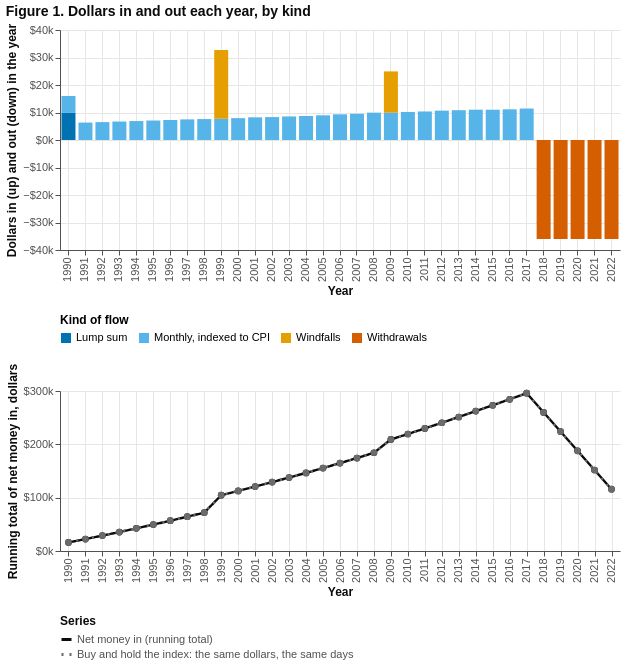

Here is the notebook cell this chart was saved with:
### Markdown cell above
**Figure 1.** Dollars in and out each year, stacked by kind (top), and the running total of net money in with the index base case on the same dollars and the same days (bottom). **Tooltip:** on a bar, the year, the kind of flow, the dollars and the number of flows that year; on the running total, the year end and the net money in so far. Hover over any mark for its exact values; drag to pan and scroll to zoom (JupyterLab or VS Code; elsewhere the picture is static).

### Code cell
kinds = {"initial": ("Lump sum", tp.PALETTE[0]), "periodic": ("Monthly, indexed to CPI", tp.PALETTE[4]),
         "extra": ("Windfalls", tp.AMBER), "withdrawal": ("Withdrawals", tp.PALETTE[1])}
show(pch.flows_chart(plans["tfsa"], strategy_label=DOGS_LABEL, index_label=INDEX_LABEL, title="Figure 1. Dollars in and out each year, by kind"))

tab1 = pd.DataFrame({"Flows": FL.groupby("kind").size().reindex(list(kinds)), "Dollars": FL.groupby("kind")["amount"].sum().reindex(list(kinds))})
tab1.index = [kinds[k][0] for k in tab1.index]
tab1.loc["Net money in (the same for the index)"] = [len(FL), FL["amount"].sum()]
print("Table 1. The plan's flows, 1990-2022 (the index receives the same flows)")
tab1.style.format({"Flows": "{:,.0f}", "Dollars": "${:,.0f}"})

### Figure 1 — Vega-Lite specification as saved in the notebook (floating-point values rounded to 4 significant figures)
{"$schema": "https://vega.github.io/schema/vega-lite/v5.20.1.json", "config": {"axis": {"domainColor": "#52514e", "grid": true, "gridColor": "#E6E6E6", "labelColor": "#52514e", "labelFontSize": 11, "tickColor": "#52514e", "titleColor": "#0b0b0b", "titleFontSize": 12}, "legend": {"labelFontSize": 11, "titleFontSize": 12}, "title": {"anchor": "start", "color": "#0b0b0b", "fontSize": 14, "subtitleColor": "#52514e"}, "view": {"continuousHeight": 300, "continuousWidth": 300, "stroke": null}}, "datasets": {"data-937b6819e3016d8854aea536d6afe2fc": [{"amount": 10000.0, "flows": 1, "kind": "Lump sum", "order": 0, "year": 1990}, {"amount": 6000.0, "flows": 12, "kind": "Monthly, indexed to CPI", "order": 1, "year": 1990}, {"amount": 6339.0, "flows": 12, "kind": "Monthly, indexed to CPI", "order": 1, "year": 1991}, {"amount": 6504.0, "flows": 12, "kind": "Monthly, indexed to CPI", "order": 1, "year": 1992}, {"amount": 6716.0, "flows": 12, "kind": "Monthly, indexed to CPI", "order": 1, "year": 1993}, {"amount": 6885.0, "flows": 12, "kind": "Monthly, indexed to CPI", "order": 1, "year": 1994}, {"amount": 7078.0, "flows": 12, "kind": "Monthly, indexed to CPI", "order": 1, "year": 1995}, {"amount": 7272.0, "flows": 12, "kind": "Monthly, indexed to CPI", "order": 1, "year": 1996}, {"amount": 7493.0, "flows": 12, "kind": "Monthly, indexed to CPI", "order": 1, "year": 1997}, {"amount": 7611.0, "flows": 12, "kind": "Monthly, indexed to CPI", "order": 1, "year": 1998}, {"amount": 7738.0, "flows": 12, "kind": "Monthly, indexed to CPI", "order": 1, "year": 1999}, {"amount": 25000.0, "flows": 1, "kind": "Windfalls", "order": 2, "year": 1999}, {"amount": 7950.0, "flows": 12, "kind": "Monthly, indexed to CPI", "order": 1, "year": 2000}, {"amount": 8246.0, "flows": 12, "kind": "Monthly, indexed to CPI", "order": 1, "year": 2001}, {"amount": 8341.0, "flows": 12, "kind": "Monthly, indexed to CPI", "order": 1, "year": 2002}, {"amount": 8557.0, "flows": 12, "kind": "Monthly, indexed to CPI", "order": 1, "year": 2003}, {"amount": 8722.0, "flows": 12, "kind": "Monthly, indexed to CPI", "order": 1, "year": 2004}, {"amount": 8981.0, "flows": 12, "kind": "Monthly, indexed to CPI", "order": 1, "year": 2005}, {"amount": 9339.0, "flows": 12, "kind": "Monthly, indexed to CPI", "order": 1, "year": 2006}, {"amount": 9533.0, "flows": 12, "kind": "Monthly, indexed to CPI", "order": 1, "year": 2007}, {"amount": 9941.0, "flows": 12, "kind": "Monthly, indexed to CPI", "order": 1, "year": 2008}, {"amount": 9944.0, "flows": 12, "kind": "Monthly, indexed to CPI", "order": 1, "year": 2009}, {"amount": 15000.0, "flows": 1, "kind": "Windfalls", "order": 2, "year": 2009}, {"amount": 10210.0, "flows": 12, "kind": "Monthly, indexed to CPI", "order": 1, "year": 2010}, {"amount": 10370.0, "flows": 12, "kind": "Monthly, indexed to CPI", "order": 1, "year": 2011}, {"amount": 10670.0, "flows": 12, "kind": "Monthly, indexed to CPI", "order": 1, "year": 2012}, {"amount": 10850.0, "flows": 12, "kind": "Monthly, indexed to CPI", "order": 1, "year": 2013}, {"amount": 11020.0, "flows": 12, "kind": "Monthly, indexed to CPI", "order": 1, "year": 2014}, {"amount": 11010.0, "flows": 12, "kind": "Monthly, indexed to CPI", "order": 1, "year": 2015}, {"amount": 11160.0, "flows": 12, "kind": "Monthly, indexed to CPI", "order": 1, "year": 2016}, {"amount": 11440.0, "flows": 12, "kind": "Monthly, indexed to CPI", "order": 1, "year": 2017}, {"amount": -36000.0, "flows": 12, "kind": "Withdrawals", "order": 3, "year": 2018}, {"amount": -36000.0, "flows": 12, "kind": "Withdrawals", "order": 3, "year": 2019}, {"amount": -36000.0, "flows": 12, "kind": "Withdrawals", "order": 3, "year": 2020}, {"amount": -36000.0, "flows": 12, "kind": "Withdrawals", "order": 3, "year": 2021}, {"amount": -36000.0, "flows": 12, "kind": "Withdrawals", "order": 3, "year": 2022}], "data-e6e7ed498e7c3afc235304a1fa706d76": [{"dollars": 16000.0, "series": "Net money in (running total)", "year": 1990}, {"dollars": 22340.0, "series": "Net money in (running total)", "year": 1991}, {"dollars": 28840.0, "series": "Net money in (running total)", "year": 1992}, {"dollars": 35560.0, "series": "Net money in (running total)", "year": 1993}, {"dollars": 42440.0, "series": "Net money in (running total)", "year": 1994}, {"dollars": 49520.0, "series": "Net money in (running total)", "year": 1995}, {"dollars": 56790.0, "series": "Net money in (running total)", "year": 1996}, {"dollars": 64290.0, "series": "Net money in (running total)", "year": 1997}, {"dollars": 71900.0, "series": "Net money in (running total)", "year": 1998}, {"dollars": 104600.0, "series": "Net money in (running total)", "year": 1999}, {"dollars": 112600.0, "series": "Net money in (running total)", "year": 2000}, {"dollars": 120800.0, "series": "Net money in (running total)", "year": 2001}, {"dollars": 129200.0, "series": "Net money in (running total)", "year": 2002}, {"dollars": 137700.0, "series": "Net money in (running total)", "year": 2003}, {"dollars": 146500.0, "series": "Net money in (running total)", "year": 2004}, {"dollars": 155400.0, "series": "Net money in (running total)", "year": 2005}, {"dollars": 164800.0, "series": "Net money in (running total)", "year": 2006}, {"dollars": 174300.0, "series": "Net money in (running total)", "year": 2007}, {"dollars": 184200.0, "series": "Net money in (running total)", "year": 2008}, {"dollars": 209200.0, "series": "Net money in (running total)", "year": 2009}, {"dollars": 219400.0, "series": "Net money in (running total)", "year": 2010}, {"dollars": 229800.0, "series": "Net money in (running total)", "year": 2011}, {"dollars": 240400.0, "series": "Net money in (running total)", "year": 2012}, {"dollars": 251300.0, "series": "Net money in (running total)", "year": 2013}, {"dollars": 262300.0, "series": "Net money in (running total)", "year": 2014}, {"dollars": 273300.0, "series": "Net money in (running total)", "year": 2015}, {"dollars": 284500.0, "series": "Net money in (running total)", "year": 2016}, {"dollars": 295900.0, "series": "Net money in (running total)", "year": 2017}, {"dollars": 259900.0, "series": "Net money in (running total)", "year": 2018}, {"dollars": 223900.0, "series": "Net money in (running total)", "year": 2019}, {"dollars": 187900.0, "series": "Net money in (running total)", "year": 2020}, {"dollars": 151900.0, "series": "Net money in (running total)", "year": 2021}, {"dollars": 115900.0, "series": "Net money in (running total)", "year": 2022}, {"dollars": 16000.0, "series": "Buy and hold the index: the same dollars, the same days", "year": 1990}, {"dollars": 22340.0, "series": "Buy and hold the index: the same dollars, the same days", "year": 1991}, {"dollars": 28840.0, "series": "Buy and hold the index: the same dollars, the same days", "year": 1992}, {"dollars": 35560.0, "series": "Buy and hold the index: the same dollars, the same days", "year": 1993}, {"dollars": 42440.0, "series": "Buy and hold the index: the same dollars, the same days", "year": 1994}, {"dollars": 49520.0, "series": "Buy and hold the index: the same dollars, the same days", "year": 1995}, {"dollars": 56790.0, "series": "Buy and hold the index: the same dollars, the same days", "year": 1996}, {"dollars": 64290.0, "series": "Buy and hold the index: the same dollars, the same days", "year": 1997}, {"dollars": 71900.0, "series": "Buy and hold the index: the same dollars, the same days", "year": 1998}, {"dollars": 104600.0, "series": "Buy and hold the index: the same dollars, the same days", "year": 1999}, {"dollars": 112600.0, "series": "Buy and hold the index: the same dollars, the same days", "year": 2000}, {"dollars": 120800.0, "series": "Buy and hold the index: the same dollars, the same days", "year": 2001}, {"dollars": 129200.0, "series": "Buy and hold the index: the same dollars, the same days", "year": 2002}, {"dollars": 137700.0, "series": "Buy and hold the index: the same dollars, the same days", "year": 2003}, {"dollars": 146500.0, "series": "Buy and hold the index: the same dollars, the same days", "year": 2004}, {"dollars": 155400.0, "series": "Buy and hold the index: the same dollars, the same days", "year": 2005}, {"dollars": 164800.0, "series": "Buy and hold the index: the same dollars, the same days", "year": 2006}, {"dollars": 174300.0, "series": "Buy and hold the index: the same dollars, the same days", "year": 2007}, {"dollars": 184200.0, "series": "Buy and hold the index: the same dollars, the same days", "year": 2008}, {"dollars": 209200.0, "series": "Buy and hold the index: the same dollars, the same days", "year": 2009}, {"dollars": 219400.0, "series": "Buy and hold the index: the same dollars, the same days", "year": 2010}, {"dollars": 229800.0, "series": "Buy and hold the index: the same dollars, the same days", "year": 2011}, {"dollars": 240400.0, "series": "Buy and hold the index: the same dollars, the same days", "year": 2012}, {"dollars": 251300.0, "series": "Buy and hold the index: the same dollars, the same days", "year": 2013}, {"dollars": 262300.0, "series": "Buy and hold the index: the same dollars, the same days", "year": 2014}, {"dollars": 273300.0, "series": "Buy and hold the index: the same dollars, the same days", "year": 2015}, {"dollars": 284500.0, "series": "Buy and hold the index: the same dollars, the same days", "year": 2016}, {"dollars": 295900.0, "series": "Buy and hold the index: the same dollars, the same days", "year": 2017}, {"dollars": 259900.0, "series": "Buy and hold the index: the same dollars, the same days", "year": 2018}, {"dollars": 223900.0, "series": "Buy and hold the index: the same dollars, the same days", "year": 2019}, {"dollars": 187900.0, "series": "Buy and hold the index: the same dollars, the same days", "year": 2020}, {"dollars": 151900.0, "series": "Buy and hold the index: the same dollars, the same days", "year": 2021}, {"dollars": 115900.0, "series": "Buy and hold the index: the same dollars, the same days", "year": 2022}]}, "resolve": {"scale": {"color": "independent", "strokeDash": "independent"}}, "title": "Figure 1. Dollars in and out each year, by kind", "vconcat": [{"data": {"name": "data-937b6819e3016d8854aea536d6afe2fc"}, "encoding": {"color": {"field": "kind", "legend": {"columns": 4, "orient": "bottom", "title": "Kind of flow"}, "scale": {"domain": ["Lump sum", "Monthly, indexed to CPI", "Windfalls", "Withdrawals"], "range": ["#0072B2", "#56B4E9", "#E69F00", "#D55E00"]}, "sort": ["Lump sum", "Monthly, indexed to CPI", "Windfalls", "Withdrawals"], "type": "nominal"}, "order": {"field": "order", "type": "quantitative"}, "tooltip": [{"field": "year", "title": "Year", "type": "ordinal"}, {"field": "kind", "title": "Kind", "type": "nominal"}, {"field": "amount", "format": "$,.0f", "title": "Dollars in the year", "type": "quantitative"}, {"field": "flows", "title": "Number of flows", "type": "quantitative"}], "x": {"field": "year", "title": "Year", "type": "ordinal"}, "y": {"axis": {"format": "$~s"}, "field": "amount", "title": "Dollars in (up) and out (down) in the year", "type": "quantitative"}}, "height": 220, "mark": {"type": "bar", "width": 14}, "width": 560}, {"data": {"name": "data-e6e7ed498e7c3afc235304a1fa706d76"}, "height": 160, "layer": [{"encoding": {"color": {"field": "series", "legend": {"columns": 1, "labelColor": "#52514e", "labelLimit": 420, "orient": "bottom", "symbolOpacity": 1, "symbolStrokeWidth": 3, "symbolType": "stroke", "title": "Series", "titleColor": "#0b0b0b"}, "scale": {"domain": ["Net money in (running total)", "Buy and hold the index: the same dollars, the same days"], "range": ["#0b0b0b", "#6B6B6B"]}, "sort": ["Net money in (running total)", "Buy and hold the index: the same dollars, the same days"], "type": "nominal"}, "opacity": {"field": "series", "legend": null, "scale": {"domain": ["Net money in (running total)", "Buy and hold the index: the same dollars, the same days"], "range": [1, 1]}, "type": "nominal"}, "strokeDash": {"field": "series", "legend": {"columns": 1, "labelColor": "#52514e", "labelLimit": 420, "orient": "bottom", "symbolOpacity": 1, "symbolStrokeWidth": 3, "symbolType": "stroke", "title": "Series", "titleColor": "#0b0b0b"}, "scale": {"domain": ["Net money in (running total)", "Buy and hold the index: the same dollars, the same days"], "range": [[1, 0], [2, 6]]}, "type": "nominal"}, "strokeWidth": {"field": "series", "legend": null, "scale": {"domain": ["Net money in (running total)", "Buy and hold the index: the same dollars, the same days"], "range": [2.4, 2.4]}, "type": "nominal"}, "tooltip": [{"field": "year", "title": "End of year", "type": "ordinal"}, {"field": "series", "title": "Series", "type": "nominal"}, {"field": "dollars", "format": "$,.0f", "title": "Net money in so far", "type": "quantitative"}], "x": {"field": "year", "title": "Year", "type": "ordinal"}, "y": {"axis": {"format": "$~s"}, "field": "dollars", "title": "Running total of net money in, dollars", "type": "quantitative"}}, "mark": {"type": "line"}}, {"encoding": {"color": {"field": "series", "legend": {"columns": 1, "labelColor": "#52514e", "labelLimit": 420, "orient": "bottom", "symbolOpacity": 1, "symbolStrokeWidth": 3, "symbolType": "stroke", "title": "Series", "titleColor": "#0b0b0b"}, "scale": {"domain": ["Net money in (running total)", "Buy and hold the index: the same dollars, the same days"], "range": ["#0b0b0b", "#6B6B6B"]}, "sort": ["Net money in (running total)", "Buy and hold the index: the same dollars, the same days"], "type": "nominal"}, "opacity": {"field": "series", "legend": null, "scale": {"domain": ["Net money in (running total)", "Buy and hold the index: the same dollars, the same days"], "range": [1, 1]}, "type": "nominal"}, "strokeDash": {"field": "series", "legend": {"columns": 1, "labelColor": "#52514e", "labelLimit": 420, "orient": "bottom", "symbolOpacity": 1, "symbolStrokeWidth": 3, "symbolType": "stroke", "title": "Series", "titleColor": "#0b0b0b"}, "scale": {"domain": ["Net money in (running total)", "Buy and hold the index: the same dollars, the same days"], "range": [[1, 0], [2, 6]]}, "type": "nominal"}, "strokeWidth": {"field": "series", "legend": null, "scale": {"domain": ["Net money in (running total)", "Buy and hold the index: the same dollars, the same days"], "range": [2.4, 2.4]}, "type": "nominal"}, "tooltip": [{"field": "year", "title": "End of year", "type": "ordinal"}, {"field": "series", "title": "Series", "type": "nominal"}, {"field": "dollars", "format": "$,.0f", "title": "Net money in so far", "type": "quantitative"}], "x": {"field": "year", "title": "Year", "type": "ordinal"}, "y": {"axis": {"format": "$~s"}, "field": "dollars", "title": "Running total of net money in, dollars", "type": "quantitative"}}, "mark": {"filled": true, "size": 45, "type": "point"}}], "width": 560}]}
